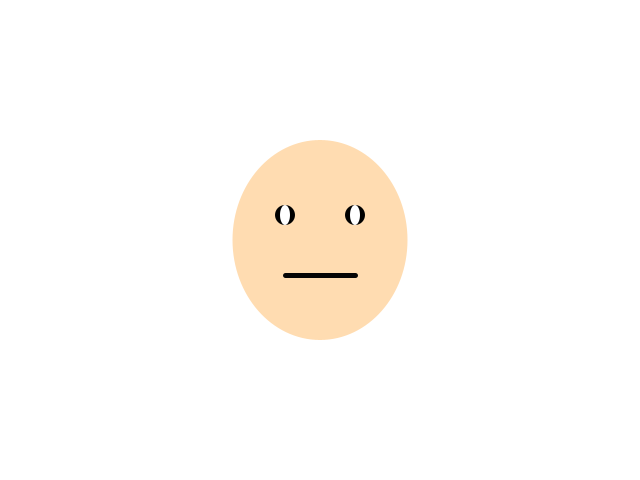
Frame 1 (no input)
Frame 60 (the mouse pressed at the canvas centre just before this capture): identical to frame 1, image omitted
Frame 120 (the mouse held since frame 60 and released just before this capture): identical to frame 1, image omitted

The Processing sketch that drew this single still picture (run headless with seeded random() and noise(); from frame 60 on, the mouse is pressed at the canvas centre):

// Processing sketch: Jan_20
// ── Jan_20.pde
void setup() {
  size(640, 480);
}
// ----------------------------------
// Kinda Venn diagram
//noStroke();
//fill(0, 100, 230, 150);
//circle(width/2-50, height/2-50, 200);
//fill(100, 0, 230, 150);
//circle(width/2+50, height/2-50, 200);
//fill(0, 230, 100, 150);
//circle(width/2, height/2+50, 200);
// ----------------------------------
// ----------------------------------

void draw() {
  // Face
  background(255);
  noStroke();
  fill(255, 220, 177);
  ellipse(width/2, height/2, 175, 200);
  // Eyes
  fill(0);
  circle(width/2-35, height/2-25, 20);
  circle(width/2+35, height/2-25, 20);
  // Eyeballs
  fill(255);
  ellipse(width/2-35, height/2-25, 10, 20);
  ellipse(width/2+35, height/2-25, 10, 20);
  // Mouth
  stroke(5);
  strokeWeight(5);
  line(width/2-35, height/2+35, width/2+35, height/2+35);
}
